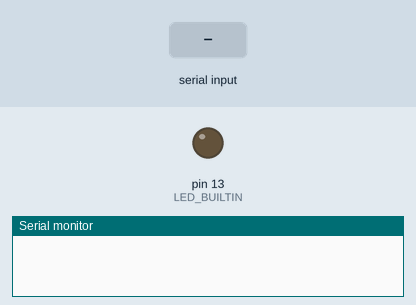
Simulated run of this sketch. Board: Arduino Uno, built with avr-gcc and run on an emulated ATmega328P. Shown: output pins drawn as LEDs (lit = HIGH), the last lines printed to the serial monitor. The inputs (shaded band) are chosen by the test bench.

Above: at 1.2 s.
1.3 s: "fire" received over Serial
At 2.7 s:
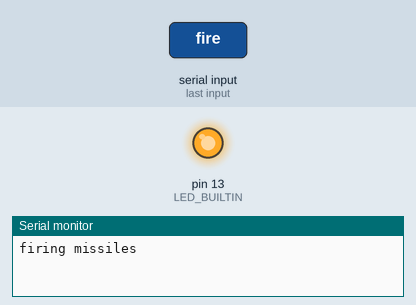
Timing chart, 0 to 4.8 s (numbered marks = the images above; inputs shaded):
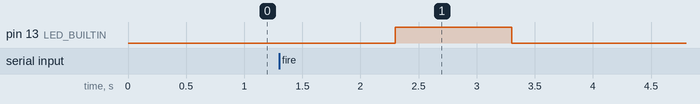

Measured:
- after the input at 1.3 s, pin 13 (LED_BUILTIN): LOW → HIGH after 1.0 s, → LOW 1.0 s later

The sketch:

indico-nerf.ino
```cpp
/*
 * Listens for commands over the USB Serial interface.
 * Responds for commands to fire the nerf weapon.
 */

String cmd;

void setup()
{
  Serial.begin(115200);

  // Initialize the built-in led as outpout
  pinMode(LED_BUILTIN, OUTPUT);
}

void loop()
{
  // listen for serial input commands
  while (Serial.available()) {
    cmd = Serial.readString(); // read the incoming data as string
    if (cmd == "fire") fireMissiles();
  }
}

void fireMissiles() {
  // TODO: Replace with actual digital command to gun
  Serial.println("firing missiles");
  digitalWrite(LED_BUILTIN, HIGH);
  delay(1000);
  digitalWrite(LED_BUILTIN, LOW);
}
```
